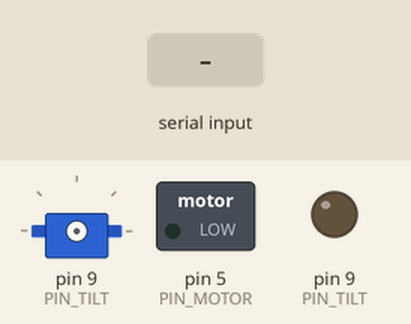
Bench run of a sketch on a simulated Arduino Uno, built with avr-gcc and run on an emulated ATmega328P. Shown: servo, switched loads named in the sketch (green lamp = pin HIGH), output pins drawn as LEDs (lit = HIGH). The inputs (shaded band) are chosen by the test bench. What the sketch prints to the serial monitor is not drawn.

Above: at 1.3 s.
1.4 s: "1\n" received over Serial
2.9 s: "w90\n" received over Serial
At 4.9 s:
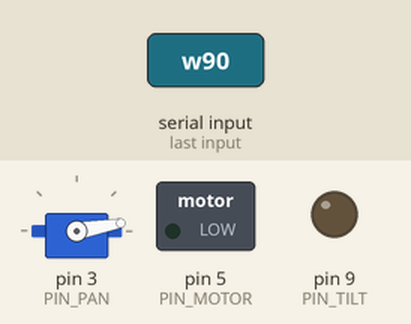
8.9 s: "2\n" received over Serial
At 9.17 s:
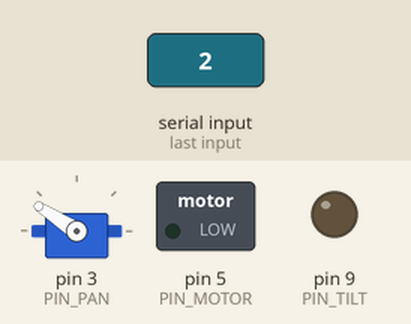
11.9 s: "w,45\n" received over Serial
At 12.35 s:
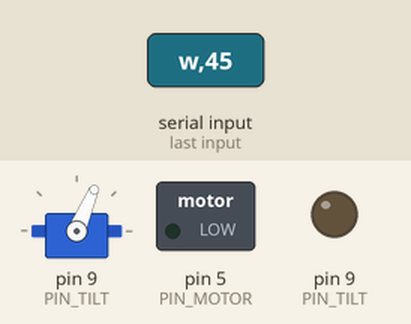
Timing chart, 0 to 15.9 s (numbered marks = the images above; inputs shaded):
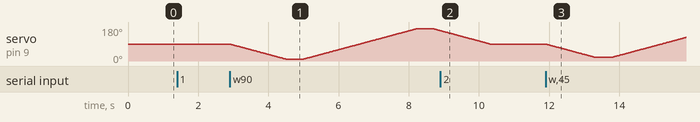

The sketch:

servo_test.ino
```cpp
/*
  servo_test.ino — 서보 2개 중 고장난 쪽 찾기용 테스트 스케치
  (model_control.ino와 같은 배선: pan = D3, tilt = D9, 전동건 MOSFET = D5)

  원칙: 한 번에 서보 하나만 attach해서 움직인다. 나머지는 detach(신호 없음) 상태.
       전동건 MOSFET(D5)는 테스트 내내 LOW로 고정해서 절대 발사되지 않게 한다.

  시리얼 모니터: 9600 baud, 줄 끝 "새 줄(LF)"

  명령:
    1        : pan(D3)만 활성화 (tilt는 detach)
    2        : tilt(D9)만 활성화 (pan은 detach)
    0        : 둘 다 detach (토크 해제, 손으로 돌려서 기어 걸림 확인용)
    a<deg>   : 활성 서보를 해당 각도로 (예: a90, a45)
    w        : 스윕 테스트 (최소 -> 최대 -> 최소, 천천히)
    k        : 스텝 테스트 (90 -> 60 -> 120 -> 90, 각 1초 유지)
    h        : 홀드 테스트 (90도에서 10초 유지, 손으로 살짝 밀어서 버티는지 확인)
    u        : 각도 제한 토글 (포탑 한계 <-> 0~180 전체). 포탑에서 분리한 서보만 전체 범위로!
    ?        : 도움말
*/

#include <Servo.h>

const int PIN_PAN = 3;
const int PIN_TILT = 9;
const int PIN_MOTOR = 5;   // 전동건 MOSFET 게이트 — 항상 LOW

// model_control.ino의 포탑 기구 한계와 동일
const int LIM_MIN[2] = {10, 20};
const int LIM_MAX[2] = {170, 160};
const char* NAMES[2] = {"pan(D3)", "tilt(D9)"};
const int PINS[2] = {PIN_PAN, PIN_TILT};

Servo servo;
int active = -1;          // -1 = 없음, 0 = pan, 1 = tilt
int curAngle = 90;
bool fullRange = false;

int minA() { return fullRange ? 0 : LIM_MIN[active]; }
int maxA() { return fullRange ? 180 : LIM_MAX[active]; }

void detachAll() {
  if (servo.attached()) servo.detach();
  // 신호선이 떠 있으면 서보가 떨 수 있어서 LOW로 고정
  pinMode(PIN_PAN, OUTPUT);  digitalWrite(PIN_PAN, LOW);
  pinMode(PIN_TILT, OUTPUT); digitalWrite(PIN_TILT, LOW);
  active = -1;
}

void selectServo(int idx) {
  detachAll();
  active = idx;
  curAngle = 90;
  servo.attach(PINS[idx]);
  servo.write(curAngle);
  Serial.print(F(">> 활성: ")); Serial.print(NAMES[idx]);
  Serial.println(F(" / 90도로 이동. 다른 서보는 신호 없음"));
}

bool needActive() {
  if (active < 0) { Serial.println(F("먼저 1(pan) 또는 2(tilt)를 선택하세요")); return false; }
  return true;
}

// 1도씩 천천히 이동 (급격한 이동으로 인한 전류 스파이크 방지)
void moveSlow(int target, int msPerDeg = 15) {
  target = constrain(target, minA(), maxA());
  int step = (target > curAngle) ? 1 : -1;
  while (curAngle != target) {
    curAngle += step;
    servo.write(curAngle);
    delay(msPerDeg);
  }
}

void report(const __FlashStringHelper* tag) {
  Serial.print(tag); Serial.print(F(" ")); Serial.print(NAMES[active]);
  Serial.print(F(" @ ")); Serial.print(curAngle); Serial.println(F("도"));
}

void sweepTest() {
  Serial.print(F("[스윕] ")); Serial.print(minA()); Serial.print(F(" -> "));
  Serial.print(maxA()); Serial.println(F(" -> 90  (끊김/걸림/멈춤 구간 확인)"));
  moveSlow(minA(), 20); report(F("  도달"));
  delay(500);
  moveSlow(maxA(), 20); report(F("  도달"));
  delay(500);
  moveSlow(90, 20);     report(F("  복귀"));
}

void stepTest() {
  Serial.println(F("[스텝] 90 -> 60 -> 120 -> 90  (각 위치에서 정확히 멈추는지, 떨림 확인)"));
  const int seq[] = {90, 60, 120, 90};
  for (int i = 0; i < 4; i++) {
    curAngle = constrain(seq[i], minA(), maxA());
    servo.write(curAngle);          // 일부러 즉시 명령 (응답 속도 비교용)
    report(F("  명령"));
    delay(1000);
  }
}

void holdTest() {
  Serial.println(F("[홀드] 90도 10초 유지. 손으로 살짝 밀어보세요 (정상: 버티면서 원위치)"));
  moveSlow(90);
  for (int s = 10; s > 0; s--) { Serial.print(s); Serial.print(' '); delay(1000); }
  Serial.println(F("\n  홀드 끝"));
}

void help() {
  Serial.println(F("--- 서보 테스트 ---"));
  Serial.println(F("1=pan(D3)  2=tilt(D9)  0=전부 해제"));
  Serial.println(F("a<deg>=각도  w=스윕  k=스텝  h=홀드  u=범위토글  ?=도움말"));
  Serial.print(F("현재 범위: ")); Serial.println(fullRange ? F("0~180 (분리 상태 전용)") : F("포탑 한계"));
}

void setup() {
  pinMode(PIN_MOTOR, OUTPUT);
  digitalWrite(PIN_MOTOR, LOW);     // 발사 금지
  Serial.begin(9600);
  Serial.setTimeout(50);
  detachAll();
  help();
}

void loop() {
  digitalWrite(PIN_MOTOR, LOW);     // 혹시 모를 상황 대비, 계속 LOW 유지
  if (!Serial.available()) return;

  String in = Serial.readStringUntil('\n');
  in.trim();
  if (in.length() == 0) return;
  char c = in.charAt(0);

  switch (c) {
    case '1': selectServo(0); break;
    case '2': selectServo(1); break;
    case '0': detachAll(); Serial.println(F(">> 전부 해제 (손으로 돌려서 걸림 확인 가능)")); break;
    case 'a': {
      if (!needActive()) break;
      String num = in.substring(1); num.trim();
      if (num.length() == 0 || !isDigit(num[0])) { Serial.println(F("예: a90")); break; }
      int t = num.toInt();
      if (t < minA() || t > maxA()) {
        Serial.print(F("범위 밖 -> ")); Serial.print(minA()); Serial.print('~'); Serial.print(maxA());
        Serial.println(F("로 제한"));
      }
      moveSlow(t); report(F(">>"));
      break;
    }
    case 'w': if (needActive()) sweepTest(); break;
    case 'k': if (needActive()) stepTest();  break;
    case 'h': if (needActive()) holdTest();  break;
    case 'u':
      fullRange = !fullRange;
      Serial.println(fullRange ? F(">> 0~180 전체 범위 (포탑에서 분리한 서보만!)") : F(">> 포탑 한계 범위"));
      break;
    case '?': help(); break;
    default: Serial.print(F("알 수 없는 명령: ")); Serial.println(in);
  }
}
```
